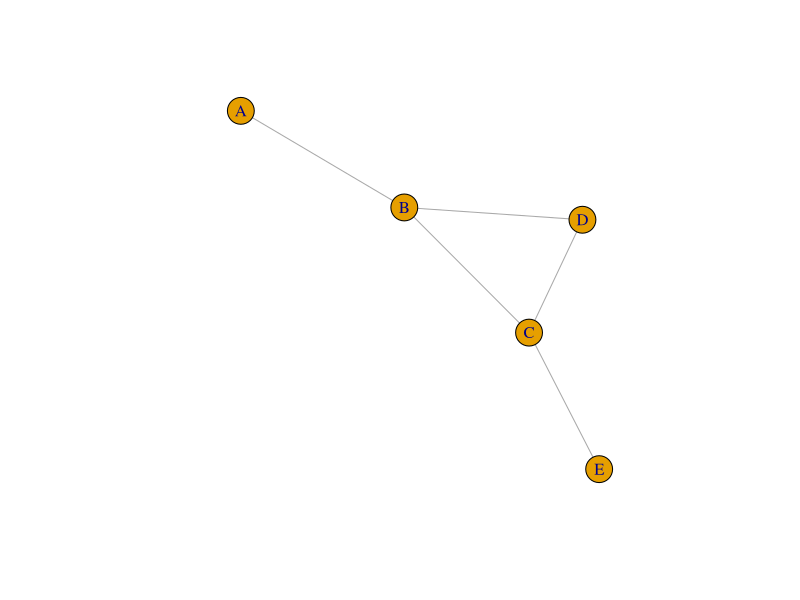
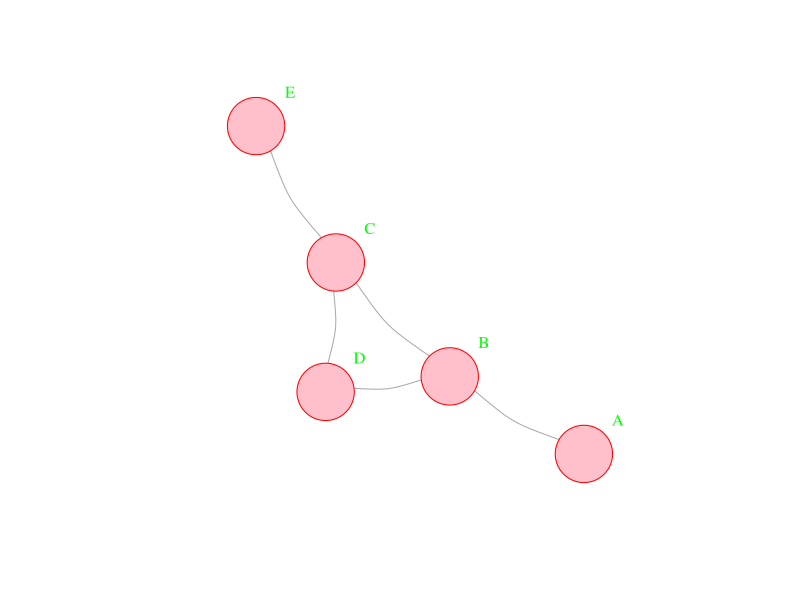
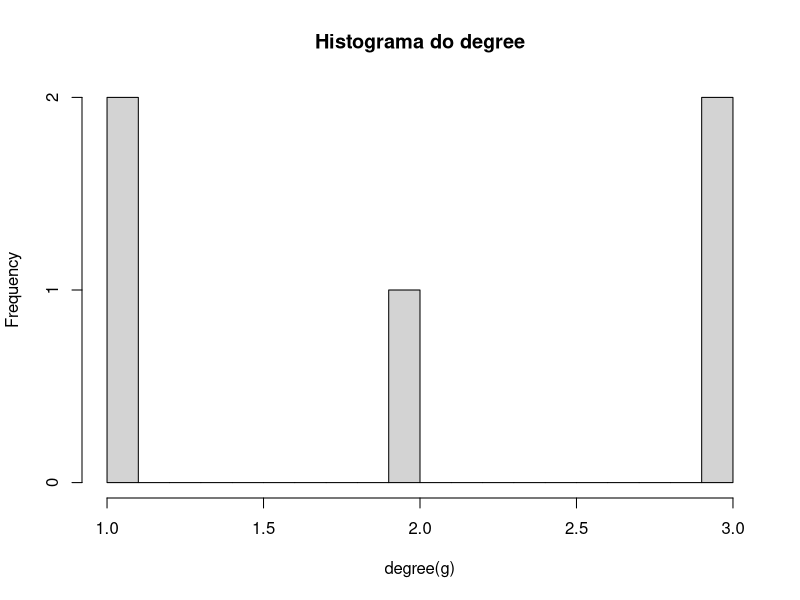
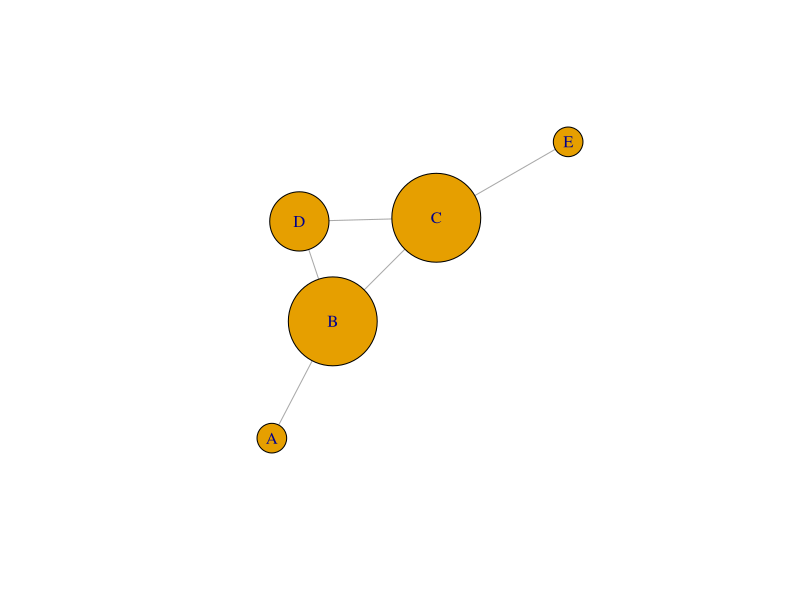
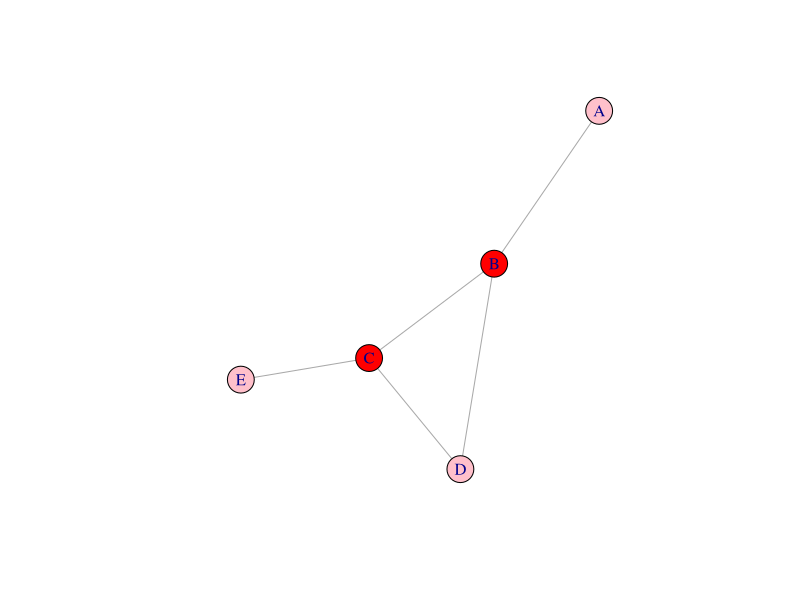
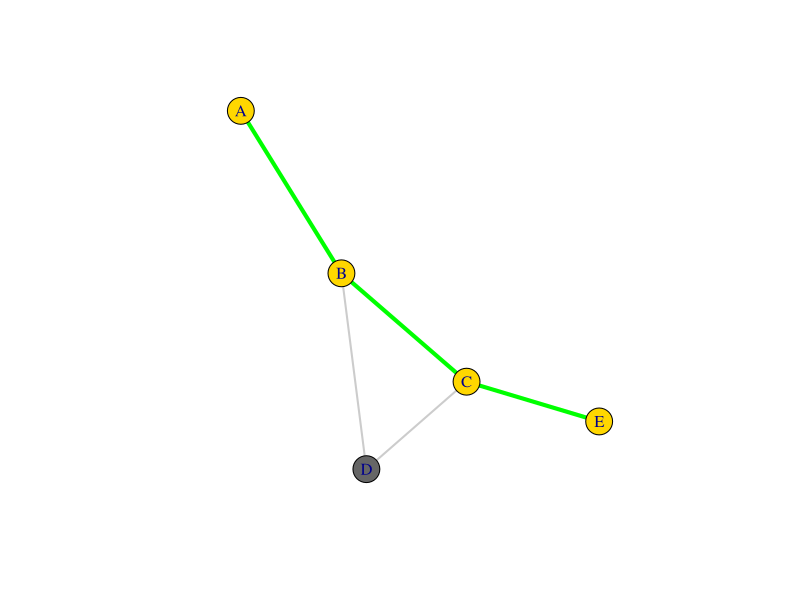

The R source for these figures, in order:

library (igraph)
library(tidyverse)

# desenhando a rede do exemplo
g <- graph(edges = c("A","B",  "B","C",  "B","D",  "D","C", "C","E"), directed = F)

#vendo os nos (entidades / vertices)
V(g)

#vendo os links (edges)
E(g)

# esses sao informacoes que estao dentro do objeto igraph e que podem conter mais 
# informacoes, por exemplo, pesos
# inserindo pesos no meu grafo (neste caso, todas 1)
V(g)$weight  <- c(1,1,1,1,1)

# observando os atributos carregados
g
# observe que agora temos o atributo weight (v/n) - referente ao vertice (no/entidade) 
# e que eh n de numerico


#######################
# Plotando  meu grafo #
#######################
plot(g)

#######################
# Firulando meu grafo #
#######################

# exemplo com firulas
plot(g, vertex.color="pink", vertex.size=35, 
     vertex.frame.color="red", vertex.label.color="green", 
     vertex.label.cex=1, vertex.label.dist=4, edge.curved=0.2) 


#' firulas nos grafos
#' vertex.color="pink" --------- cor do no
#' vertex.size=35 -------------- tamanho do no
#' vertex.frame.color="red" ---- cor da borda do no
#' vertex.label.color="green" -- cor da label
#' vertex.label.cex=1 ---------- tamanho da label
#' vertex.label.dist=4 --------- tamanho da label
#' edge.curved=0.2 ------------- intensidade da curva

######################
# Extraindo metricas #
######################

### metricas da rede (geral)
#densidade do grafo
edge_density(g)

#diametro da rede
diameter(g)

#raio da rede
radius(g)

#comprimeiro medio do caminho
mean_distance(g)

### metrica dos nos (vertices)

# degree
degree(g)
# o degree ponderado eh dado pelo argumento strength(g, weights= V(g)$weight)

# histograma dos degrees (caso queira ver a distribuicao, como vimos no Gephi)
hist(degree(g), breaks=15, main="Histograma do degree")

# clustering coeficient
transitivity(g, type = "local")

#closeness
closeness(g, mode="all", weights=NA, normalized=T) 
# no caso do normalized=T, lembre-se que será como 
# no Gephi... 1/ (media dos caminhos curtos saindo desse no) 
# logo, quanto menor mais "rapido" o no desloca a qualquer outro no
closeness(g, mode="all", weights=NA)  #o default eh normalized=F
# no caso do normalized=F, O divide o valor do comando anterior gerou
# dividido pelo numero de caminhos curtos 

# betweeness
betweenness(g, directed=F, weights=NA)

# excentricidade
eccentricity(g)

# o famoso e tao desejado bridge (ponte ou ponto de articulacao)
articulation.points(g)

##################################################
# Com visualizar todas as medidas num data frame #
##################################################
## voce tem que armazenar as medidas como atributos
# armazenando todas as medidas e transformando em data frame

V(g)$degree <- degree(g)
V(g)$cc <- transitivity(g, type = "local")
V(g)$closeness <- closeness(g, mode="all", weights=NA, normalized=T) 
V(g)$betweenneess <-betweenness(g, directed=F, weights=NA)
V(g)$excentricidade <-eccentricity(g)
V(g)$bridge <- 0
V(g)$bridge[ articulation_points(g) ] <- 1

tabela_nos <- igraph::as_data_frame(g, what="vertices")

############################################
# Firulas que ajudam a contar historias!!  #
############################################

############################################
# Firulando meu grafo a partir das medidas #
############################################

# para plotar aumentando o tamanho dos nos a partir do degree, por exemplo
degree_nos <- degree(g, mode="all") #aqui simplesmente dei um nome pro objeto degree
plot(g, vertex.size=degree_nos*20) #coloquei o tamanho do no a partir do valor do 
#degree vezes 9 (eu que escolhi, para ficar mais visivel)

# posso, por exemplo, pintar de outra cor os nos que sao pontes
V(g)$color <- "pink"
V(g)$color[ articulation_points(g) ] <- "red"
plot(g, layout = layout.fruchterman.reingold)

##############################################
# Olhem isso que legal e facilitador da vida #
#          caminhos curtos                   #
##############################################

# tamanho das distancias mais curtas entre nos
distances(g, weights=NA) # ignora pesos, caso os tenha

#desenhando distancias entre dois pontos (que eu especifico) - olha que animal
caminho_curto <- shortest_paths(g, 
                                from = V(g)[name=="A"], 
                                to  = V(g)[name=="E"],
                                output = "both") # both representa nos e links

# Gerando a variavel de cor da borda para tracar o caminho mais curto:
ecol <- rep("gray80", ecount(g))
ecol[unlist(caminho_curto$epath)] <- "green"

# Gerando variavel de largura do link para plotar o caminho mais curto:
ew <- rep(2, ecount(g))
ew[unlist(caminho_curto$epath)] <- 4

# Gerando variavel de cor do no para plotar o caminho mais curto:
vcol <- rep("gray40", vcount(g))
vcol[unlist(caminho_curto$vpath)] <- "gold"

# agora plotando com as marcacoes geradas
plot(g, vertex.color=vcol, edge.color=ecol, edge.width=ew)
